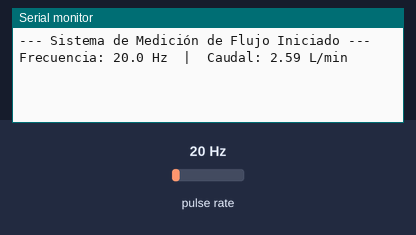
This sketch was run on a simulated Arduino Uno, built with avr-gcc and run on an emulated ATmega328P. Parts: the last lines printed to the serial monitor. Wiring (inferred from the names in the program): pulse sensor: data pin 2. The inputs (shaded band) are chosen by the test bench; at power-on: pulse rate 20 Hz.

Above: at 1.2 s.
1.3 s: pulse rate (sensor on pin 2) set to 4 Hz
At 2.6 s:
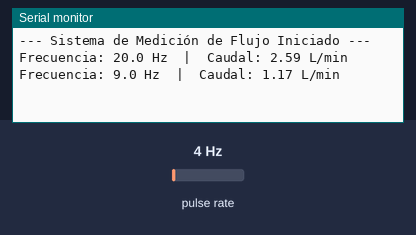
2.8 s: pulse rate (sensor on pin 2) set to 50 Hz
At 3.4 s:
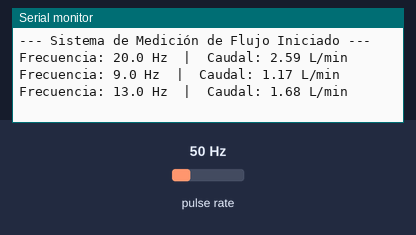
Timing chart, 0 to 5.8 s (numbered marks = the images above; inputs shaded):
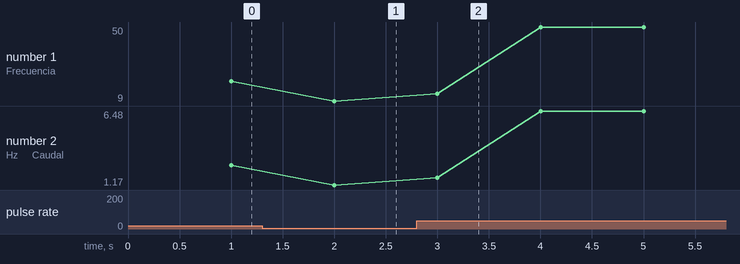

Measured:
- after the input at 1.3 s, the serial monitor: prints a new line after 0.70 s (image 1)
- after the input at 2.8 s, the serial monitor: prints a new line after 0.20 s (image 2)
- plotted number 1: 20 → 9 after the input at 1.3 s, 9 → 50 after the input at 2.8 s
- plotted number 2: 2.59 → 1.17 after the input at 1.3 s, 1.17 → 6.48 after the input at 2.8 s

The sketch:

caudal.ino
```cpp
// Definición del pin del sensor (Debe ser el 2 o 3 en Arduino UNO/Nano para soportar interrupciones)
const int pinSensor = 2;

// Variable volátil para contar los pulsos
volatile unsigned long contadorPulsos = 0;

// Variables para el control de tiempo y cálculo
unsigned long tiempoAnterior = 0;
const unsigned long intervalo = 1000;  // Tiempo de muestreo: 1 segundo (1000 ms)

// Factor de conversión teórico para sensores de 1/2" (Q = f / 7.5)
const float factorConversion = 7.72;

// FUNCIÓN CORREGIDA: Se eliminó el atributo de caché que rompía el código
void contarPulsos() {
  contadorPulsos++;
}

void setup() {
  // Inicializar comunicación serial a 9600 baudios
  Serial.begin(9600);

  // Configurar el pin del sensor como entrada con resistencia Pull-Up interna
  pinMode(pinSensor, INPUT_PULLUP);

  // Adjuntar la interrupción al pin 2.
  attachInterrupt(digitalPinToInterrupt(pinSensor), contarPulsos, FALLING);

  Serial.println("--- Sistema de Medición de Flujo Iniciado ---");
}

void loop() {
  unsigned long tiempoActual = millis();

  // Se ejecuta la medición cada vez que pasa 1 segundo (1000 ms)
  if (tiempoActual - tiempoAnterior >= intervalo) {

    // --- PASO 1: Deshabilitar interrupciones momentáneamente ---
    noInterrupts();
    unsigned long pulsosEnUnSegundo = contadorPulsos;
    contadorPulsos = 0;  // Reiniciamos el contador para el siguiente segundo
    interrupts();        // Volvemos a habilitar las interrupciones

    // --- PASO 2: Calcular Frecuencia (Pulsos por segundo) ---
    float frecuenciaHz = (float)pulsosEnUnSegundo;

    // --- PASO 3: Calcular Caudal en Litros por Minuto (L/min) ---
    float caudal_Lmin = frecuenciaHz / factorConversion;

    // --- PASO 4: Mostrar los resultados en el Monitor Serie ---
    Serial.print("Frecuencia: ");
    Serial.print(frecuenciaHz, 1);
    Serial.print(" Hz  |  Caudal: ");
    Serial.print(caudal_Lmin, 2);
    Serial.println(" L/min");

    // Guardar el tiempo actual para el siguiente ciclo
    tiempoAnterior = tiempoActual;
  }
}
```
